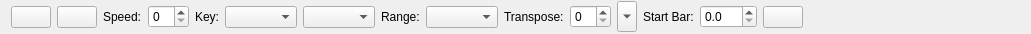
<?xml version="1.0" encoding="UTF-8"?>
<ui version="4.0">
 <class>GuiTopBar</class>
 <widget class="QWidget" name="GuiTopBar">
  <property name="geometry">
   <rect>
    <x>0</x>
    <y>0</y>
    <width>1031</width>
    <height>34</height>
   </rect>
  </property>
  <property name="sizePolicy">
   <sizepolicy hsizetype="Minimum" vsizetype="Fixed">
    <horstretch>0</horstretch>
    <verstretch>0</verstretch>
   </sizepolicy>
  </property>
  <property name="minimumSize">
   <size>
    <width>0</width>
    <height>34</height>
   </size>
  </property>
  <property name="maximumSize">
   <size>
    <width>524287</width>
    <height>524287</height>
   </size>
  </property>
  <property name="windowTitle">
   <string>Form</string>
  </property>
  <layout class="QHBoxLayout">
   <property name="sizeConstraint">
    <enum>QLayout::SetMaximumSize</enum>
   </property>
   <property name="topMargin">
    <number>0</number>
   </property>
   <property name="bottomMargin">
    <number>0</number>
   </property>
   <item>
    <layout class="QHBoxLayout">
     <property name="spacing">
      <number>6</number>
     </property>
     <property name="sizeConstraint">
      <enum>QLayout::SetFixedSize</enum>
     </property>
     <item>
      <widget class="QPushButton" name="playFromStartButton">
       <property name="toolTip">
        <string>Start playing music from the start</string>
       </property>
       <property name="text">
        <string/>
       </property>
       <property name="icon">
        <iconset>
         <normaloff>:/images/play-from-start.png</normaloff>:/images/play-from-start.png</iconset>
       </property>
       <property name="iconSize">
        <size>
         <width>24</width>
         <height>24</height>
        </size>
       </property>
       <property name="checkable">
        <bool>false</bool>
       </property>
      </widget>
     </item>
     <item>
      <widget class="QPushButton" name="playButton">
       <property name="toolTip">
        <string>Start and stop playing music</string>
       </property>
       <property name="text">
        <string/>
       </property>
       <property name="icon">
        <iconset>
         <normaloff>:/images/play.png</normaloff>:/images/play.png</iconset>
       </property>
       <property name="iconSize">
        <size>
         <width>24</width>
         <height>24</height>
        </size>
       </property>
       <property name="checkable">
        <bool>false</bool>
       </property>
      </widget>
     </item>
     <item>
      <widget class="QLabel" name="label_2">
       <property name="text">
        <string>Speed:</string>
       </property>
      </widget>
     </item>
     <item>
      <widget class="QSpinBox" name="speedSpin"/>
     </item>
     <item>
      <widget class="QLabel" name="label_5">
       <property name="text">
        <string>Key:</string>
       </property>
      </widget>
     </item>
     <item>
      <widget class="QComboBox" name="keyCombo"/>
     </item>
     <item>
      <widget class="QComboBox" name="majorCombo">
       <property name="cursor">
        <cursorShape>ArrowCursor</cursorShape>
       </property>
      </widget>
     </item>
     <item>
      <widget class="QLabel" name="label_4">
       <property name="text">
        <string>Range:</string>
       </property>
      </widget>
     </item>
     <item>
      <widget class="QComboBox" name="rangeCombo">
       <property name="cursor">
        <cursorShape>ArrowCursor</cursorShape>
       </property>
      </widget>
     </item>
     <item>
      <widget class="QLabel" name="label">
       <property name="text">
        <string>Transpose:</string>
       </property>
      </widget>
     </item>
     <item>
      <widget class="QSpinBox" name="transposeSpin"/>
     </item>
     <item>
      <widget class="QToolButton" name="loopingBarsPopupButton">
       <property name="text">
        <string/>
       </property>
       <property name="iconSize">
        <size>
         <width>12</width>
         <height>24</height>
        </size>
       </property>
       <property name="checkable">
        <bool>true</bool>
       </property>
       <property name="arrowType">
        <enum>Qt::DownArrow</enum>
       </property>
      </widget>
     </item>
     <item>
      <widget class="QLabel" name="label_3">
       <property name="text">
        <string>Start Bar:</string>
       </property>
      </widget>
     </item>
     <item>
      <widget class="QDoubleSpinBox" name="startBarSpin">
       <property name="decimals">
        <number>1</number>
       </property>
       <property name="maximum">
        <double>999.899999999999977</double>
       </property>
      </widget>
     </item>
     <item>
      <widget class="QPushButton" name="saveBarButton">
       <property name="toolTip">
        <string>Save this Bar Number</string>
       </property>
       <property name="text">
        <string/>
       </property>
       <property name="icon">
        <iconset>
         <normaloff>:/images/flag.png</normaloff>:/images/flag.png</iconset>
       </property>
       <property name="iconSize">
        <size>
         <width>24</width>
         <height>24</height>
        </size>
       </property>
      </widget>
     </item>
     <item>
      <spacer>
       <property name="orientation">
        <enum>Qt::Horizontal</enum>
       </property>
       <property name="sizeHint" stdset="0">
        <size>
         <width>0</width>
         <height>30</height>
        </size>
       </property>
      </spacer>
     </item>
    </layout>
   </item>
  </layout>
 </widget>
 <resources/>
 <connections/>
</ui>
